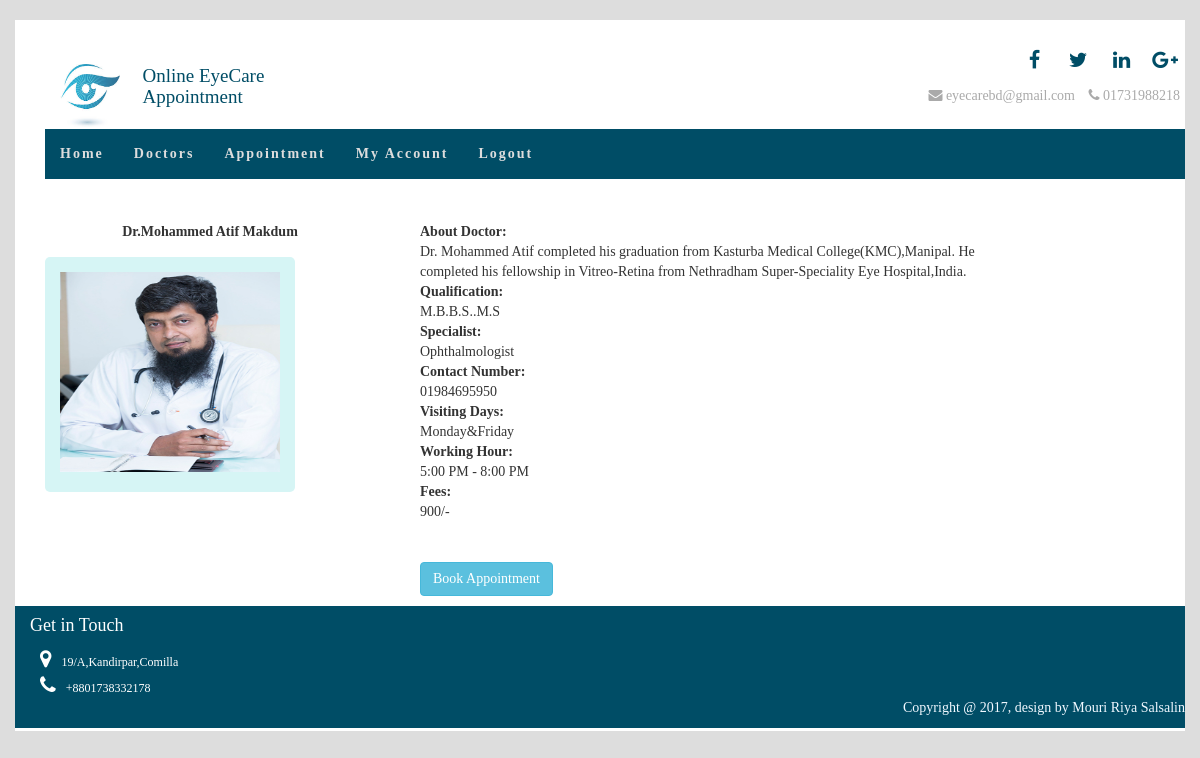
/patient/doctor_detail.php?doctor_id=11, run on the app's committed database.
### tables this page shows
CREATE TABLE IF NOT EXISTS `doctors` (
  `doctor_id` int(11) NOT NULL AUTO_INCREMENT,
  `photo` varchar(100) NOT NULL,
  `name` varchar(30) NOT NULL,
  `doctor_detail` varchar(300) NOT NULL,
  `mobile` varchar(40) NOT NULL,
  `qualification` varchar(20) NOT NULL,
  `specialist` varchar(50) NOT NULL,
  `day` varchar(60) NOT NULL,
  `start_time` varchar(50) NOT NULL,
  `end_time` varchar(50) NOT NULL,
  `fee` varchar(20) NOT NULL,
  PRIMARY KEY (`doctor_id`)
);

### patient/doctor_detail.php (the view, shortened to what this page needs)
<!DOCTYPE html>
<html lang="">
<head>
    <link rel="stylesheet" href="css/bootstrap.min.css">
    <link rel="stylesheet" href="css/font-awesome.min.css">
    <link rel="stylesheet" href="css/style3.css">
</head>
    <?php
  		   $conn = mysqli_connect("localhost","root","","finalprojectdemo") ;
    ?>
<body>
  <div class="container-fluid">
        <div class="wrapper_white" >
              <?php require_once('header_appointment.php'); ?>
    <div class="container">
        <div class='cl-md-6'>
                <?php
                          $doctor_id=$_GET['doctor_id'];
                         $sql = "SELECT * FROM doctors WHERE doctor_id=$doctor_id";
                            $result=mysqli_query($conn,$sql);
                         $data=mysqli_fetch_array($result);
                           $photo=$data['photo'];
                            $name=$data['name'];
                            $doctor_detail=$data['doctor_detail'];
                            $mobile=$data['mobile'];
                            $qualification=$data['qualification'];
                            $specialist=$data['specialist'];
                             $day=$data['day'];
                            $start_time=$data['start_time'];
                            $end_time=$data['end_time'];
                            $fee=$data['fee'];
                            echo"
                    <div class='row'>
                             <div class='col-sm-4 text-center' >
                                <strong>$name</strong><br>
                                 <div class='doctor_img'>
                                <img src='images/$photo'>
                                </div>
                                </div>
                                <div class='col-sm-6'>
                                  <strong>About Doctor:<br></strong>$doctor_detail<br>
                                 <strong>Qualification:<br></strong>$qualification<br>
                                  <strong>Specialist:<br></strong>$specialist<br>
                                   <strong>Contact Number:<br></strong>$mobile<br>
                                   <strong>Visiting Days:<br></strong>$day<br>
                                  <strong>Working Hour:<br></strong>$start_time - $end_time<br>
                                  <strong>Fees:<br></strong>$fee<br><br><br>
                                <a href='book_appointment.php' class='btn btn-info'>Book Appointment</a>
                                  </div>
                                  </div>
                            ";
        ?>
        </div>
            </div>
            <?php require_once('footer.php'); ?>
              </div>
    </div>
</body>
</html>

### patient/css/style3.css (style rules this page uses)
body { background: #ddd; font-family: 'Oxygen-Regular'; }
.wrapper_white { background: #ffffff; margin: 20px auto; border:none; padding:3px 0px; }
.doctor_img { margin:15px 15px 0px 15px; float: left; height: auto; width: 250px; background:#d6f5f5; padding: 15px; border-radius: 5px; }
.doctor_img img { width:100%; height:200px; margin-bottom: 5px; }

### data on the page
doctors: name "Dr.Mohammed Atif Makdum", photo (picture), doctor_detail "Dr. Mohammed Atif completed his graduation from Kasturba Medical College(KMC),Manipal. He completed his fellowship in Vitreo-Retina from Nethradham Super-Speciality Eye Hospital,India.", qualification "M.B.B.S..M.S", specialist "Ophthalmologist", mobile "01984695950", day "Monday&Friday", start_time "5:00 PM", end_time "8:00 PM", fee "900/-"
